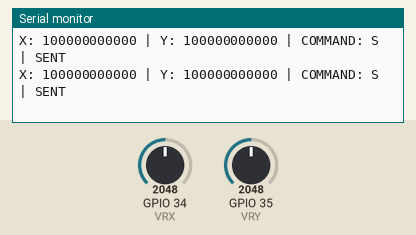
Recording of a sketch running on a simulated ESP32. On the bench: the last lines printed to the serial monitor. The test bench sets the inputs (shaded band); at power-on: GPIO 34 (VRX) = 2048, GPIO 35 (VRY) = 2048.

Above: at 2.2 s.
2.3 s: GPIO 34 (VRX) set to 0
At 2.33 s:
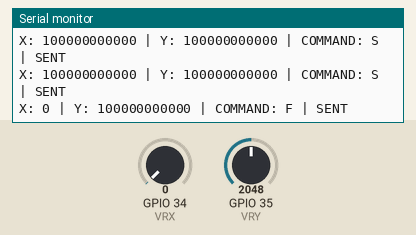
4.2 s: GPIO 34 (VRX) set to 4095
At 4.24 s:
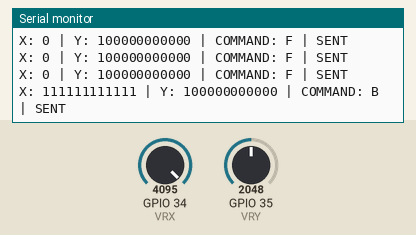
6.1 s: GPIO 35 (VRY) set to 2866
At 6.16 s:
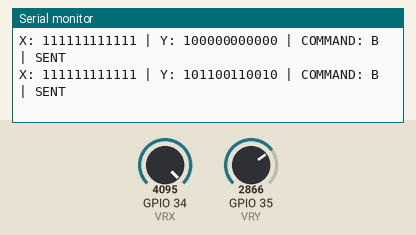
7.6 s: GPIO 35 (VRY) set to 3603
At 7.67 s:
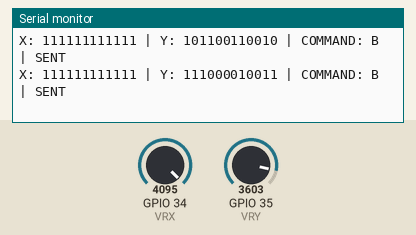

Measured:
- after the input at 2.3 s, the serial monitor: prints a new line at once (image 1)
- after the input at 4.2 s, the serial monitor: prints a new line at once (image 2)
- after the input at 6.1 s, the serial monitor: prints a new line after 0.05 s (image 3)
- after the input at 7.6 s, the serial monitor: prints a new line after 0.07 s (image 4)

The sketch:

Joystick_main.ino
```cpp
#include <WiFi.h>
#include <esp_now.h>
#include <Wire.h>

#define VRX 34
#define VRY 35


// =====================================================
// PUT YOUR CAR ESP32 MAC ADDRESS HERE: CAR MAC: 68:09:47:5E:D6:C8
// =====================================================

uint8_t carMAC[] = {
  0x68, 0x09, 0x47,
  0x5E, 0xD6, 0xC8
};


// =====================================================
// DATA STRUCTURE
// =====================================================

typedef struct {
  char command;
} ControlData;

ControlData data;


// =====================================================
// SETUP
// =====================================================

void setup() {

  Serial.begin(115200);
  delay(1000);


  // ===================================================
  // WIFI
  // ===================================================

  WiFi.mode(WIFI_STA);

  Serial.println();
  Serial.print("CONTROLLER MAC: ");
  Serial.println(WiFi.macAddress());


  // ===================================================
  // ESP-NOW
  // ===================================================

  if (esp_now_init() != ESP_OK) {

    Serial.println("ESP-NOW INIT FAILED!");

    while (true) {
      delay(1000);
    }
  }

  Serial.println("ESP-NOW Initialized");


  // ===================================================
  // ADD CAR ESP32 AS PEER
  // ===================================================

  esp_now_peer_info_t peerInfo = {};

  memcpy(peerInfo.peer_addr, carMAC, 6);

  peerInfo.channel = 0;
  peerInfo.encrypt = false;


  if (esp_now_add_peer(&peerInfo) != ESP_OK) {

    Serial.println("FAILED TO ADD CAR PEER!");

    while (true) {
      delay(1000);
    }
  }

  Serial.println();
  Serial.println("==============================");
  Serial.println(" CONTROLLER READY");
  Serial.println("==============================");
}


// =====================================================
// LOOP
// =====================================================

void loop() {


  int X = analogRead(VRX);
  int Y = analogRead(VRY);


  // ===================================================
  // DEFAULT = STOP
  // ===================================================

  char command = 'S';


  // ===================================================
  // FORWARD
  // ===================================================

  if ( X == 0) {

    command = 'F';
  }


  // ===================================================
  // BACKWARD
  // ===================================================

  else if ( X == 4095) {

    command = 'B';
  }


  // ===================================================
  // RIGHT
  // ===================================================

  else if ( Y == 0) {

    command = 'R';
  }


  // ===================================================
  // LEFT
  // ===================================================

  else if (Y== 4095) {

    command = 'L';
  }


  // ===================================================
  // STOP
  // ===================================================

  else {

    command = 'S';
  }


  // ===================================================
  // SAVE COMMAND
  // ===================================================

  data.command = command;


  // ===================================================
  // SEND COMMAND
  // ===================================================

  esp_err_t result = esp_now_send(
    carMAC,
    (uint8_t *)&data,
    sizeof(data)
  );


  // ===================================================
  // SERIAL MONITOR
  // ===================================================

  Serial.print("X: ");
  Serial.print(X, 2);

  Serial.print(" | Y: ");
  Serial.print(Y, 2);

  Serial.print(" | COMMAND: ");
  Serial.print(command);

  if (result == ESP_OK) {
    Serial.println(" | SENT");
  }
  else {
    Serial.println(" | SEND ERROR");
  }


  delay(100);
}
```
